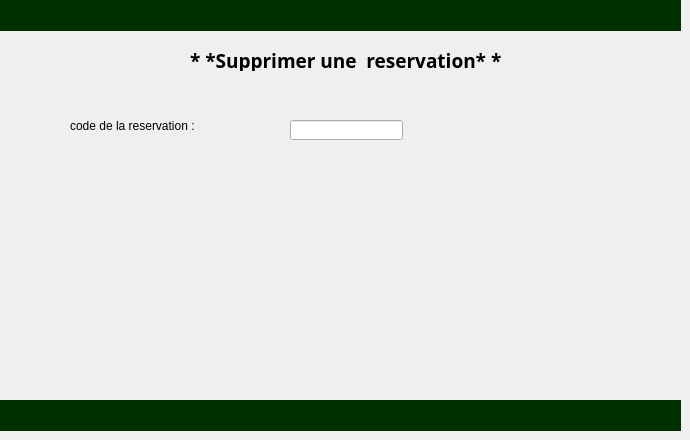
    <widget class="QWidget" name="page_14">
     <widget class="QLabel" name="colorr18_2">
      <property name="geometry">
       <rect>
        <x>0</x>
        <y>0</y>
        <width>681</width>
        <height>31</height>
       </rect>
      </property>
      <property name="styleSheet">
       <string notr="true">#colorr18_2
{
background-color:rgb(0, 50, 0);

}</string>
      </property>
      <property name="text">
       <string/>
      </property>
     </widget>
     <widget class="QLabel" name="colorr19">
      <property name="geometry">
       <rect>
        <x>0</x>
        <y>400</y>
        <width>681</width>
        <height>31</height>
       </rect>
      </property>
      <property name="styleSheet">
       <string notr="true">#colorr19
{
background-color:rgb(0, 50, 0);

}</string>
      </property>
      <property name="text">
       <string/>
      </property>
     </widget>
     <widget class="QLabel" name="fond10">
      <property name="geometry">
       <rect>
        <x>0</x>
        <y>30</y>
        <width>681</width>
        <height>371</height>
       </rect>
      </property>
      <property name="styleSheet">
       <string notr="true">#fond10
{
background-color: transparent;
   border-image:url(:/smart.jpg);
   background: none;
   border: none;
   background-repeat: none;
}
</string>
      </property>
      <property name="text">
       <string/>
      </property>
     </widget>
     <widget class="QLabel" name="retour_9">
      <property name="geometry">
       <rect>
        <x>20</x>
        <y>360</y>
        <width>91</width>
        <height>31</height>
       </rect>
      </property>
      <property name="styleSheet">
       <string notr="true">#retour_9
{
background-color: transparent;
   border-image:url(:/fle.png);
   background: none;
   border: none;
   background-repeat: none;
}
</string>
      </property>
      <property name="text">
       <string/>
      </property>
     </widget>
     <widget class="QPushButton" name="pushButton_flec7">
      <property name="geometry">
       <rect>
        <x>24</x>
        <y>360</y>
        <width>91</width>
        <height>31</height>
       </rect>
      </property>
      <property name="styleSheet">
       <string notr="true">#pushButton_flec7
{
background-color: transparent;
 
   background: none;
   border: none;
   background-repeat: none;
}
</string>
      </property>
      <property name="text">
       <string/>
      </property>
     </widget>
     <widget class="QLabel" name="label_40">
      <property name="geometry">
       <rect>
        <x>190</x>
        <y>50</y>
        <width>311</width>
        <height>21</height>
       </rect>
      </property>
      <property name="font">
       <font>
        <family>Segoe UI Black</family>
        <pointsize>14</pointsize>
        <weight>75</weight>
        <bold>true</bold>
       </font>
      </property>
      <property name="styleSheet">
       <string notr="true">#label_22
{
color:rgb(255, 255, 255) ;
}
</string>
      </property>
      <property name="text">
       <string>* *Supprimer une  reservation* *</string>
      </property>
     </widget>
     <widget class="QLabel" name="label_41">
      <property name="geometry">
       <rect>
        <x>70</x>
        <y>110</y>
        <width>141</width>
        <height>31</height>
       </rect>
      </property>
      <property name="styleSheet">
       <string notr="true">#label_39
{
color:rgb(255, 255, 255);
 

}
</string>
      </property>
      <property name="text">
       <string>code de la reservation :</string>
      </property>
     </widget>
     <widget class="QLineEdit" name="lineEdit_numSupp_Reserv">
      <property name="geometry">
       <rect>
        <x>290</x>
        <y>120</y>
        <width>113</width>
        <height>20</height>
       </rect>
      </property>
     </widget>
     <widget class="QLabel" name="label_74">
      <property name="geometry">
       <rect>
        <x>560</x>
        <y>320</y>
        <width>71</width>
        <height>41</height>
       </rect>
      </property>
      <property name="styleSheet">
       <string notr="true">#label_74
{
background-color: transparent;
   border-image:url(:/valid.png);
   background: none;
   border: none;
   background-repeat: none;
}
</string>
      </property>
      <property name="text">
       <string/>
      </property>
     </widget>
     <widget class="QPushButton" name="pushButton_2">
      <property name="geometry">
       <rect>
        <x>560</x>
        <y>322</y>
        <width>75</width>
        <height>41</height>
       </rect>
      </property>
      <property name="styleSheet">
       <string notr="true">#pushButton_2
{
background-color: transparent;
  
   background: none;
   border: none;
   background-repeat: none;
}
</string>
      </property>
      <property name="text">
       <string/>
      </property>
     </widget>
    </widget>
